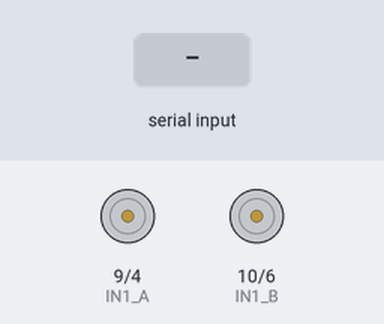
The sketch below on a simulated Arduino Uno, built with avr-gcc and run on an emulated ATmega328P. Shown: motor-driver pin pairs drawn as motors (green arrow = first pin HIGH = forward, orange = second pin HIGH = backward, longer = more drive, scaled by the enable pin). Inputs (shaded band) come from the test bench. What the sketch prints to the serial monitor is not drawn.

Above: at 1.2 s.
1.3 s: "0" received over Serial
At 1.7 s:
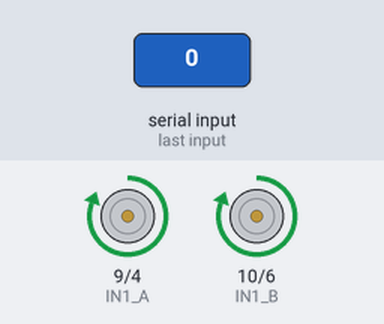
3.3 s: "1" received over the second serial link
At 3.7 s:
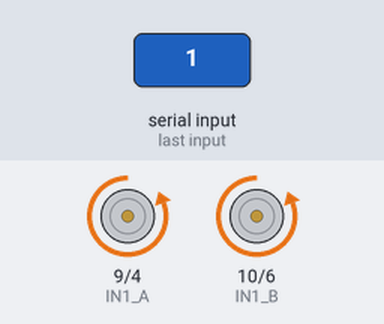
5.3 s: "2" received over Serial
At 6.6 s:
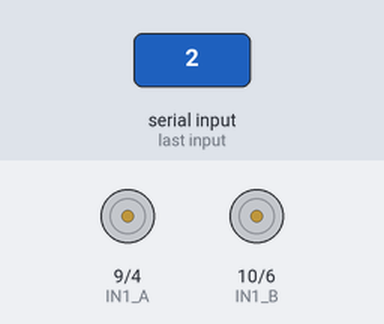
6.9 s: "3" received over the second serial link
At 7.9 s:
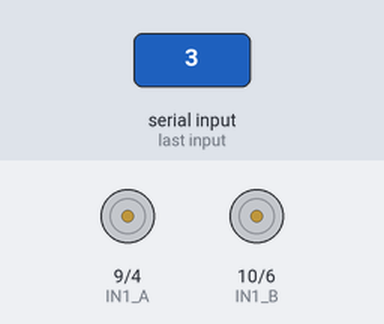
8.5 s: "0" received over the second serial link
At 8.9 s:
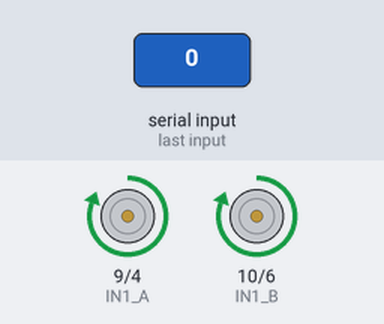
10.5 s: "2" received over the second serial link
At 11.8 s:
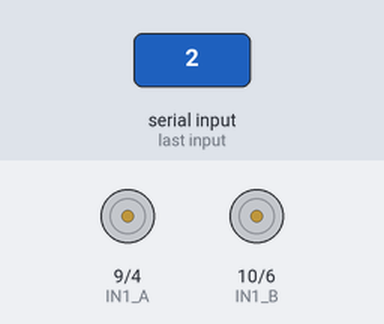
Timing chart, 0 to 13.1 s (numbered marks = the images above; inputs shaded):
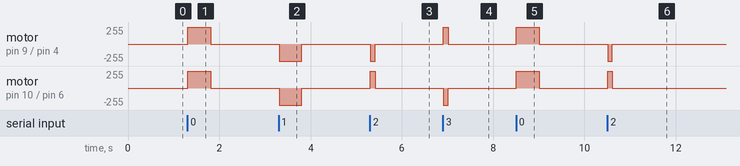

The sketch:

_210818_rccar01.ino
```cpp
/****************************************************************************
RC car source
by. B.H Chung
write : 2021. 06. 30
******************************************************************************/
#include <SoftwareSerial.h> //시리얼통신 라이브러리 호출

/* BLUETOOTH SETTING */
int blueTx=12;   //Tx (보내는핀 설정)
int blueRx=13;   //Rx (받는핀 설정)
SoftwareSerial btSerial(blueTx, blueRx);  //시리얼 통신을 위한 객체선언

/* 모터세팅 */
//모터 1 (왼쪽바퀴)
int EnableA = 3; //  ENPin1
int IN1_A = 9; // In1Pin
int IN2_A = 4; // In2Pin

//모터 2 (오른쪽바퀴)
int EnableB = 5; // ENPin2
int IN1_B = 10; // IN3Pin
int IN2_B = 6; // IN4Pin

char command;

void setup() {
  Serial.begin(9600);   //시리얼모니터
  btSerial.begin(9600); //블루투스 시리얼

  /* DC MOTOR */
  pinMode(EnableA, OUTPUT);
  digitalWrite(EnableA, LOW); // 모터 제어 불가능 상태
  pinMode(IN1_A, OUTPUT); //In1Pin
  pinMode(IN2_A, OUTPUT); //In2Pin
  pinMode(EnableB, OUTPUT);
  digitalWrite(EnableB, LOW); // 모터 제어 불가능 상태
  pinMode(IN1_B, OUTPUT); //IN3Pin
  pinMode(IN2_B, OUTPUT); //IN4Pin
}

void loop() {
  if (btSerial.available()) {
    command= btSerial.read();
    Serial.write(command);  //블루투스측 내용을 시리얼모니터에 출력
    switch(command){
      case '0': // 직진
        forward();
      break;
      case '1': // 후진
        backward();
      break;
      case '2': //좌회전
        turnleft();
      break;
      case '3'://우회전
        turnright();
      break;
      case '4':
        stop();
      break;
    }
  }
  if (Serial.available()) {
    command=Serial.read();
    switch(command){
      case '0': // 직진
        forward();
        Serial.write("0");
      break;
      case '1': // 후진
        backward();
        Serial.write("1");
      break;
      case '2': //좌회전
        turnleft();
        Serial.write("2");
      break;
      case '3'://우회전
        turnright();
        Serial.write("3");
      break;
      case '4':
        stop();
        Serial.write("4");
      break;
    }
  }
}

// 직진
void forward(){
  stop();
  delay(10);
  digitalWrite(EnableA, HIGH); // 모터 제어 가능 상태
  digitalWrite(IN2_A, LOW); // 정방향 회전은 HIGH이나 바퀴가 모터와 반대로 조립되어 반대로 수정
  digitalWrite(IN1_A, HIGH); // 최고 속도가 LOW 이나 바퀴가 모터와 반대로 조립되어 반대로 수정
  digitalWrite(EnableB, HIGH); // 모터 제어 가능 상태
  digitalWrite(IN2_B, LOW); // 정방향 회전 HIGH이나 바퀴가 모터와 반대로 조립되어 반대로 수정
  digitalWrite(IN1_B, HIGH); // 최고 속도LOW 이나 바퀴가 모터와 반대로 조립되어 반대로 수정
  delay(500);
  stop();
}

//멈춤
void stop(){
//   digitalWrite(IN1_A, HIGH); // 속도 0는 LOW이나 모터와 바퀴가 반대로 조립되어 수정됨
//   digitalWrite(IN1_B, HIGH); // 속도 0는 LOW이나 모터와 바퀴가 반대로 조립되어 수정됨
   digitalWrite(EnableA, LOW); // 모터 제어 불가능 상태
   digitalWrite(EnableB, LOW); // 모터 제어 불가능 상태
}

//후진
void backward(){
  stop();
  delay(10);
  digitalWrite(EnableB, HIGH); // 모터 제어 가능 상태
  digitalWrite(IN2_B, HIGH); // 정방향 회전 HIGH이나 바퀴가 모터와 반대로 조립되어 반대로 수정
  digitalWrite(IN1_B, LOW); // 최고 속도LOW 이나 바퀴가 모터와 반대로 조립되어 반대로 수정
  digitalWrite(EnableA, HIGH); // 모터 제어 가능 상태
  digitalWrite(IN2_A, HIGH); // 정방향 회전은 HIGH이나 바퀴가 모터와 반대로 조립되어 반대로 수정
  digitalWrite(IN1_A, LOW); // 최고 속도가 LOW 이나 바퀴가 모터와 반대로 조립되어 반대로 수정
  delay(500);
  stop();
}

//좌회전
void turnleft(){
  stop();
  delay(10);
  digitalWrite(EnableA, HIGH); // 모터 제어 가능 상태
  digitalWrite(IN2_A, HIGH); // 정방향 회전은 HIGH이나 바퀴가 모터와 반대로 조립되어 반대로 수정
  digitalWrite(IN1_A, LOW); // 최고 속도가 LOW 이나 바퀴가 모터와 반대로 조립되어 반대로 수정
  digitalWrite(EnableB, HIGH); // 모터 제어 가능 상태
  digitalWrite(IN2_B, LOW); // 정방향 회전은 HIGH이나 바퀴가 모터와 반대로 조립되어 반대로 수정
  digitalWrite(IN1_B, HIGH); // 최고 속도가 LOW 이나 바퀴가 모터와 반대로 조립되어 반대로 수정
  delay(100);
  stop();
}

//우회전
void turnright(){
  stop();
  delay(10);
  digitalWrite(EnableA, HIGH); // 모터 제어 가능 상태
  digitalWrite(IN2_A, LOW); // 정방향 회전 HIGH이나 바퀴가 모터와 반대로 조립되어 반대로 수정
  digitalWrite(IN1_A, HIGH); // 최고 속도LOW 이나 바퀴가 모터와 반대로 조립되어 반대로 수정
  digitalWrite(EnableB, HIGH); // 모터 제어 가능 상태
  digitalWrite(IN2_B, HIGH); // 정방향 회전은 HIGH이나 바퀴가 모터와 반대로 조립되어 반대로 수정
  digitalWrite(IN1_B, LOW); // 최고 속도가 LOW 이나 바퀴가 모터와 반대로 조립되어 반대로 수정
  delay(100);
  stop();
}
```

Measured:
- after the input at 1.3 s, motor on pin 9 (IN1_A) / pin 4 (IN2_A), motor on pin 10 (IN1_B) / pin 6 (IN2_B): stopped → forward 255/255 at once, → stopped 0.50 s later
- after the input at 3.3 s, motor on pin 9 (IN1_A) / pin 4 (IN2_A), motor on pin 10 (IN1_B) / pin 6 (IN2_B): stopped → backward 255/255 at once, → stopped 0.50 s later
- after the input at 5.3 s, motor on pin 9 (IN1_A) / pin 4 (IN2_A): stopped → backward 255/255 at once, → stopped 0.10 s later; motor on pin 10 (IN1_B) / pin 6 (IN2_B): stopped → forward 255/255 at once, → stopped 0.10 s later
- after the input at 6.9 s, motor on pin 9 (IN1_A) / pin 4 (IN2_A): stopped → forward 255/255 at once, → stopped 0.10 s later; motor on pin 10 (IN1_B) / pin 6 (IN2_B): stopped → backward 255/255 at once, → stopped 0.10 s later
- after the input at 8.5 s, motor on pin 9 (IN1_A) / pin 4 (IN2_A), motor on pin 10 (IN1_B) / pin 6 (IN2_B): stopped → forward 255/255 at once, → stopped 0.50 s later
- after the input at 10.5 s, motor on pin 9 (IN1_A) / pin 4 (IN2_A): stopped → backward 255/255 at once, → stopped 0.10 s later; motor on pin 10 (IN1_B) / pin 6 (IN2_B): stopped → forward 255/255 at once, → stopped 0.10 s later
